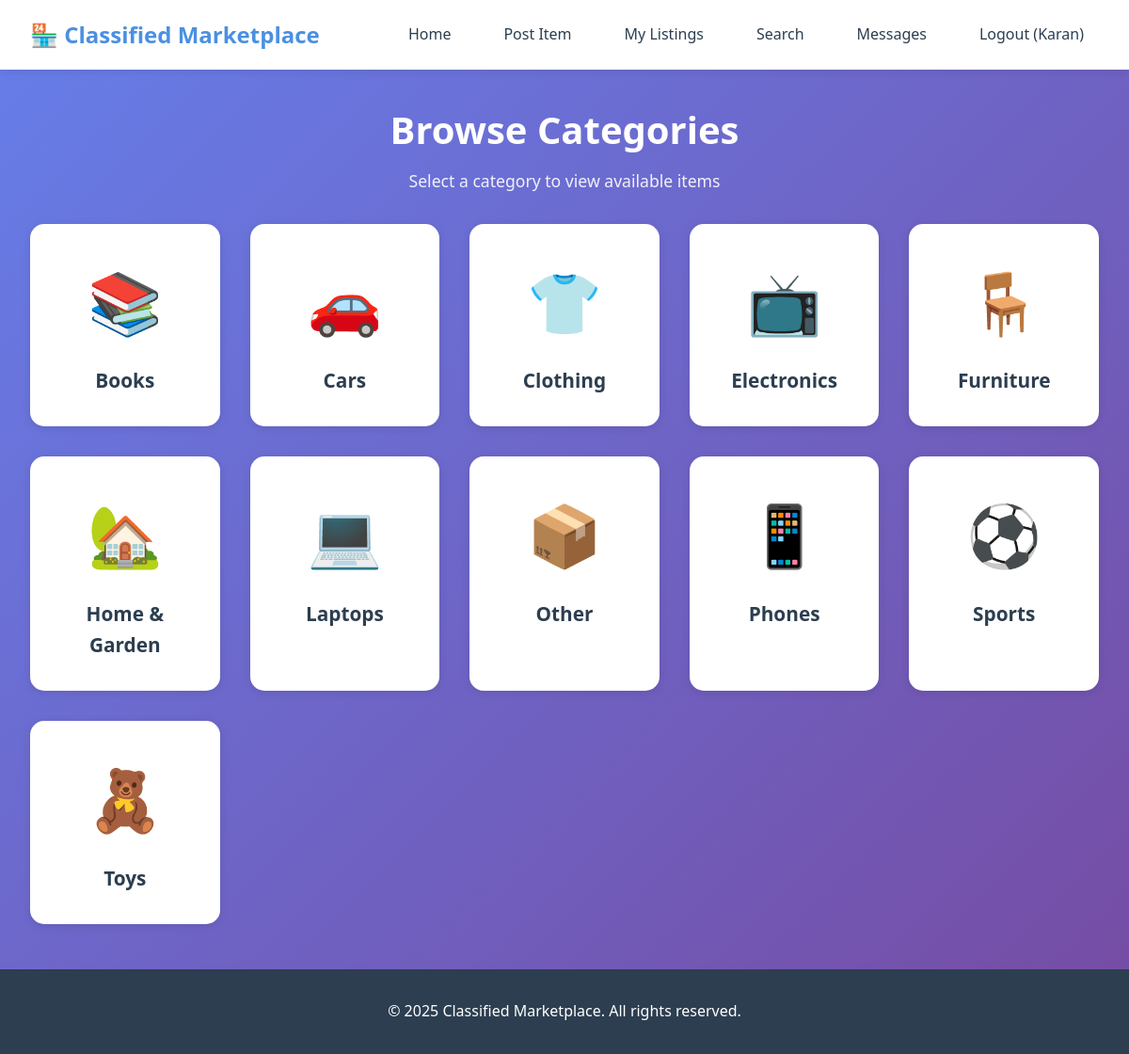
Screenshot of /home/ (signed in) with the database file from the repository.
### listings/models.py (models this page shows, shortened)
class Category(models.Model):
    name = models.CharField(max_length=100, unique=True)
    icon = models.CharField(max_length=50, help_text="Icon class or emoji for category")
    slug = models.SlugField(unique=True)
    created_at = models.DateTimeField(auto_now_add=True)
    class Meta:
        verbose_name_plural = "Categories"
        ordering = ['name']

### listings/views.py (the view)
# urls.py: path('home/', views.home, name='home'),
def home(request):
    if not request.user.is_authenticated:
        return redirect('accounts:welcome')
    categories = Category.objects.all()
    return render(request, 'listings/home.html', {'categories': categories})

### templates/listings/home.html (shortened to what this page needs)
{% extends 'base.html' %}
{% load static %}
{% block content %}
<div class="page-header">
    <h1>Browse Categories</h1>
    <p>Select a category to view available items</p>
</div>
<div class="categories-grid">
    {% for category in categories %}
    <a href="{% url 'listings:category_listings' category.slug %}" class="category-card">
        <span class="category-icon">{{ category.icon }}</span>
        <div class="category-name">{{ category.name }}</div>
    </a>
    {% empty %}
    <div class="empty-state">
        <div class="empty-state-icon">📦</div>
        <p>No categories available yet.</p>
    </div>
    {% endfor %}
</div>
{% endblock %}

### templates/base.html (shortened to what this page needs)
<!DOCTYPE html>
<html lang="en">
<head>
    {% load static %}
    <link rel="stylesheet" href="{% static 'css/style.css' %}">
</head>
<body>
    {% if user.is_authenticated %}
    <nav class="navbar">
        <div class="nav-container">
            <a href="{% url 'listings:home' %}" class="nav-logo">🏪 Classified Marketplace</a>
            <div class="nav-menu">
                <a href="{% url 'listings:home' %}" class="nav-link">Home</a>
                <a href="{% url 'listings:create_listing' %}" class="nav-link">Post Item</a>
                <a href="{% url 'listings:my_listings' %}" class="nav-link">My Listings</a>
                <a href="{% url 'listings:search' %}" class="nav-link">Search</a>
                <a href="{% url 'chat:chat_list' %}" class="nav-link">Messages</a>
                <a href="{% url 'accounts:logout' %}" class="nav-link">Logout ({{ user.username }})</a>
            </div>
        </div>
    </nav>
    {% endif %}
    <main class="main-content">
        {% block content %}{% endblock %}
    </main>
    <footer class="footer">
        <p>&copy; 2025 Classified Marketplace. All rights reserved.</p>
    </footer>
</body>
</html>

### static/css/style.css (style rules this page uses)
* { margin: 0; padding: 0; box-sizing: border-box; }
:root { --primary-color: #4a90e2; --secondary-color: #50c878; --danger-color: #e74c3c; --warning-color: #f39c12; --dark-color: #2c3e50; --light-color: #ecf0f1; --white: #ffffff; --gray: #95a5a6; --dark-gray: #7f8c8d; --shadow: 0 2px 10px rgba(0, 0, 0, 0.1); --shadow-hover: 0 4px 20px rgba(0, 0, 0, 0.15); }
body { font-family: 'Segoe UI', Tahoma, Geneva, Verdana, sans-serif; background: linear-gradient(135deg, #667eea 0%, #764ba2 100%); min-height: 100vh; color: var(--dark-color); line-height: 1.6; }
.navbar { background: var(--white); box-shadow: var(--shadow); padding: 1rem 0; position: sticky; top: 0; z-index: 1000; }
.nav-container { max-width: 1200px; margin: 0 auto; padding: 0 2rem; display: flex; justify-content: space-between; align-items: center; }
.nav-logo { font-size: 1.5rem; font-weight: bold; color: var(--primary-color); text-decoration: none; transition: transform 0.3s; }
.nav-menu { display: flex; gap: 1.5rem; align-items: center; }
.nav-link { color: var(--dark-color); text-decoration: none; font-weight: 500; transition: color 0.3s; padding: 0.5rem 1rem; border-radius: 5px; }
.main-content { max-width: 1200px; margin: 2rem auto; padding: 0 2rem; min-height: calc(100vh - 200px); }
.page-header { text-align: center; margin-bottom: 2rem; color: var(--white); }
.page-header h1 { font-size: 2.5rem; margin-bottom: 0.5rem; }
.page-header p { font-size: 1.1rem; opacity: 0.9; }
.categories-grid { display: grid; grid-template-columns: repeat(auto-fit, minmax(200px, 1fr)); gap: 2rem; margin-top: 2rem; }
.category-card { background: var(--white); border-radius: 15px; padding: 2rem; text-align: center; box-shadow: var(--shadow); transition: all 0.3s; cursor: pointer; text-decoration: none; color: var(--dark-color); }
.category-icon { font-size: 4rem; margin-bottom: 1rem; display: block; }
.category-name { font-size: 1.3rem; font-weight: 600; color: var(--dark-color); }
.footer { background: var(--dark-color); color: var(--white); text-align: center; padding: 2rem; margin-top: 3rem; }

### rows the page displays
Category: icon "📚", name "Books"
Category: icon "🚗", name "Cars"
Category: icon "👕", name "Clothing"
Category: icon "📺", name "Electronics"
Category: icon "🪑", name "Furniture"
Category: icon "🏡", name "Home & Garden"
Category: icon "💻", name "Laptops"
Category: icon "📦", name "Other"
Category: icon "📱", name "Phones"
Category: icon "⚽", name "Sports"
Category: icon "🧸", name "Toys"

### other values shown
{{ user.username }} "Karan"
